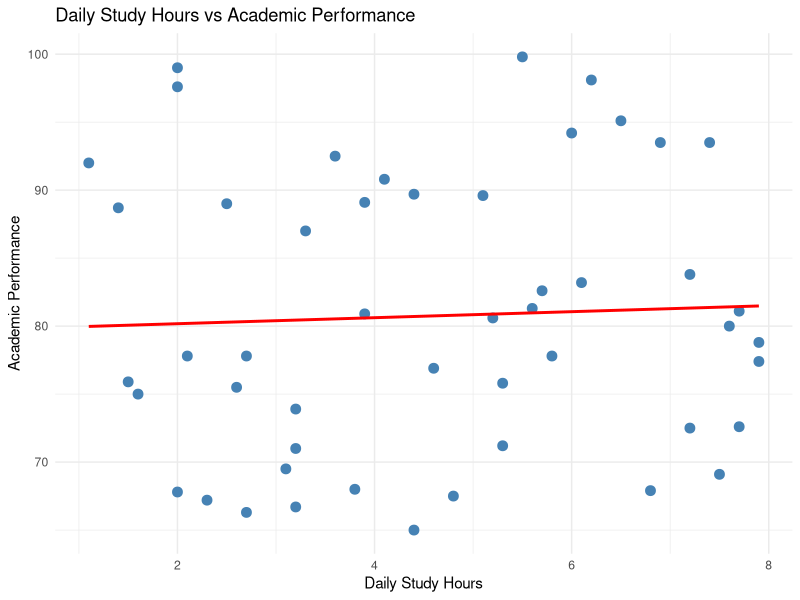
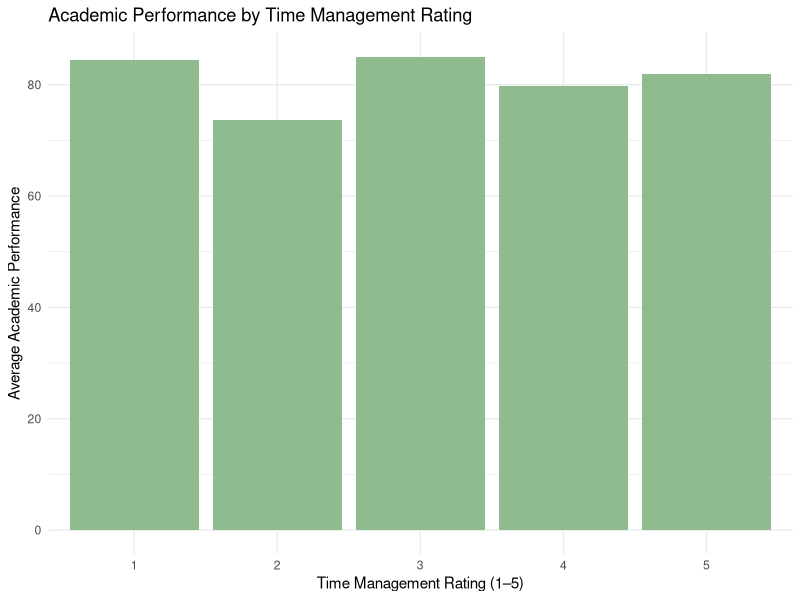
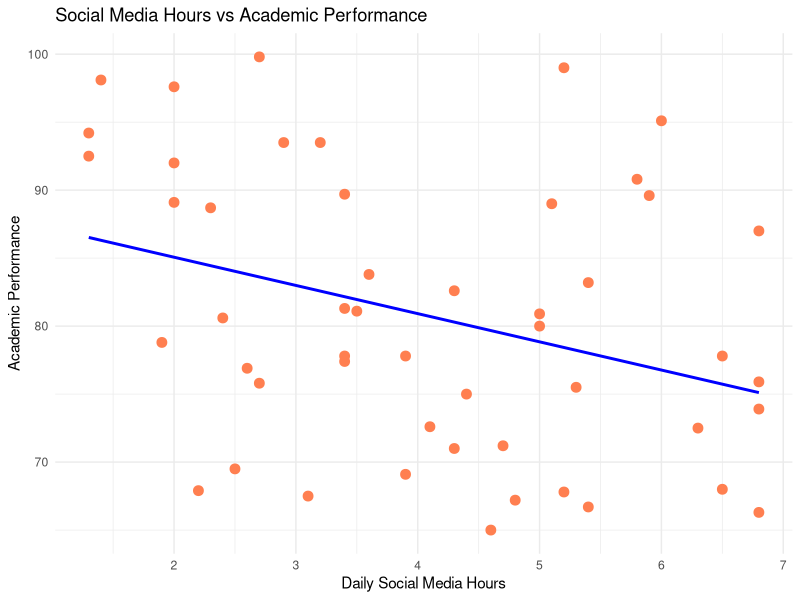
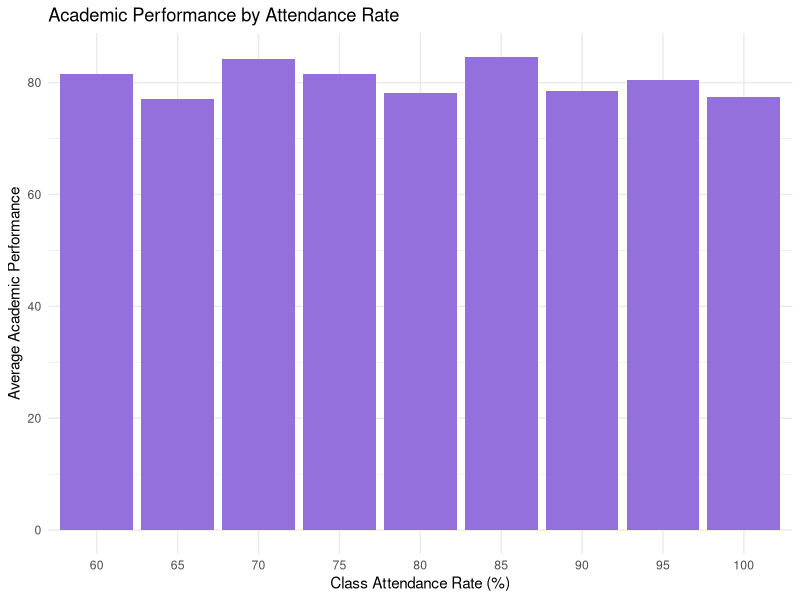
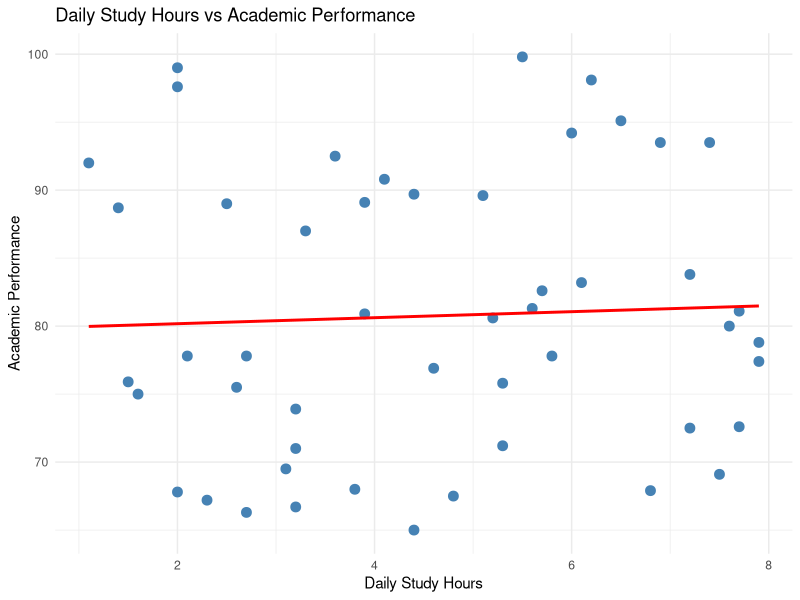
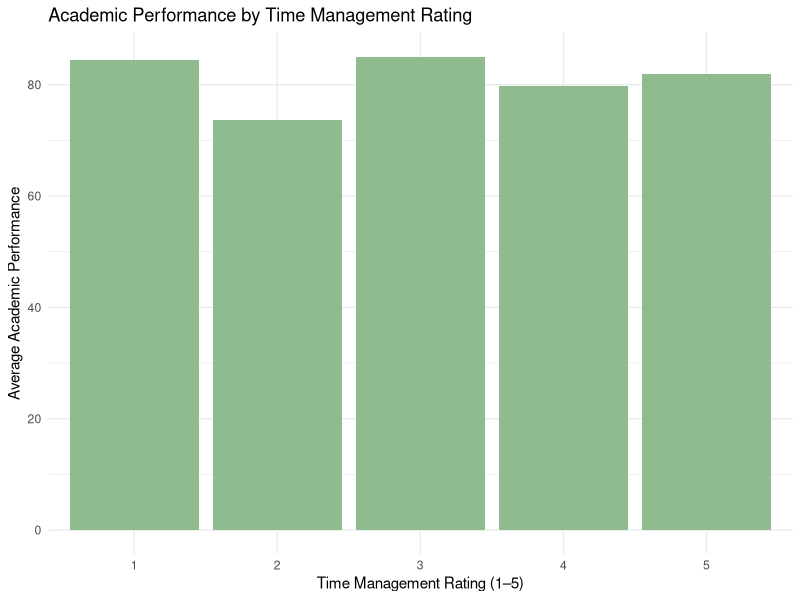
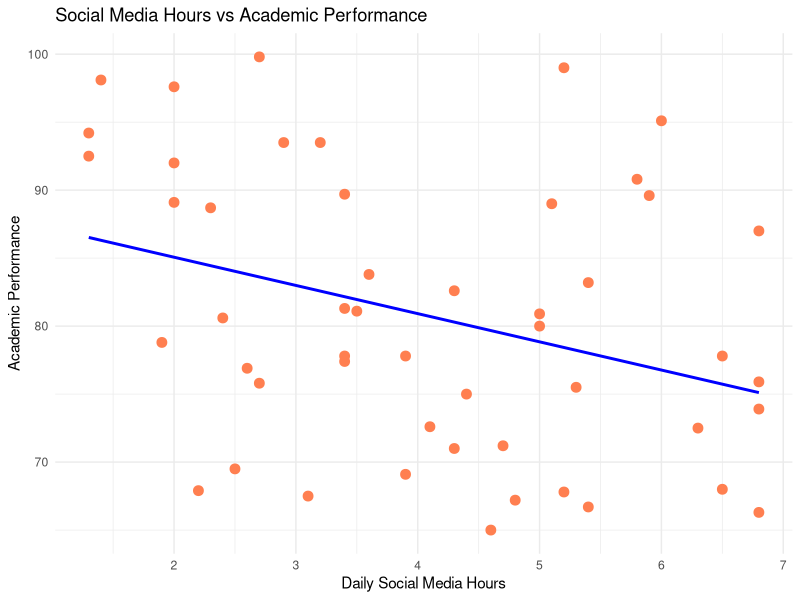
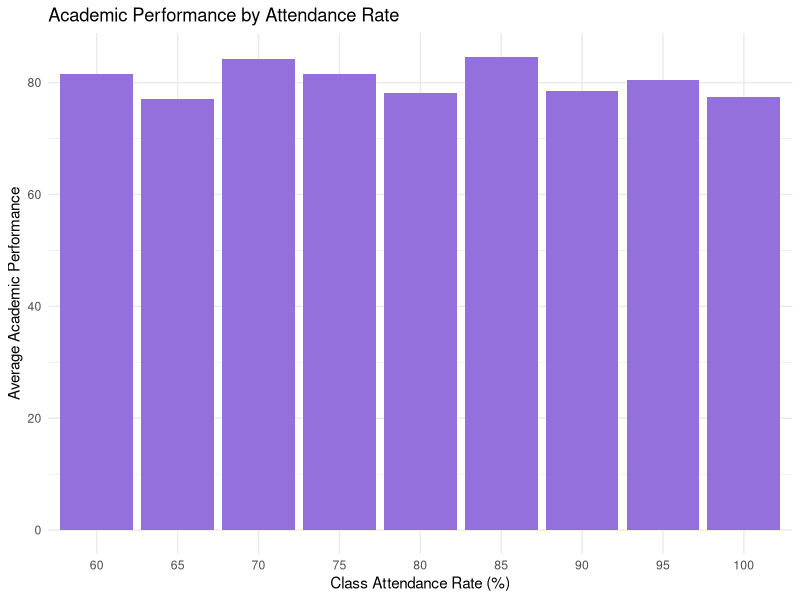

R code for these plots, in order:
library(ggplot2)

# Load dataset
student_data <- read.csv("time_management.csv")

# View dataset
View(student_data)

# SUMMARY STATISTICS

summary_statistics <- data.frame(
  Average_Age = mean(student_data$Age),
  Average_Study_Hours = mean(student_data$Daily_Study_Hours),
  Average_Sleep_Hours = mean(student_data$Sleep_Hours),
  Average_Social_Media_Hours = mean(student_data$Social_Media_Hours),
  Average_Assignment_Completion = mean(student_data$Assignment_Completion_Rate),
  Average_Time_Management_Rating = mean(student_data$Time_Management_Rating),
  Average_Attendance_Rate = mean(student_data$Class_Attendance_Rate),
  Average_Academic_Performance = mean(student_data$Academic_Performance)
)

print(summary_statistics)

# AVERAGE ACADEMIC PERFORMANCE BY GENDER

gender_summary <- aggregate(
  Academic_Performance ~ Gender,
  data = student_data,
  FUN = mean
)

print(gender_summary)


# AVERAGE ACADEMIC PERFORMANCE BY TIME MANAGEMENT RATING

time_management_summary <- aggregate(
  Academic_Performance ~ Time_Management_Rating,
  data = student_data,
  FUN = mean
)

print(time_management_summary)


# AVERAGE ACADEMIC PERFORMANCE BY ATTENDANCE RATE

attendance_summary <- aggregate(
  Academic_Performance ~ Class_Attendance_Rate,
  data = student_data,
  FUN = mean
)

print(attendance_summary)

# CORRELATION ANALYSIS

study_correlation <- cor(
  student_data$Daily_Study_Hours,
  student_data$Academic_Performance
)

sleep_correlation <- cor(
  student_data$Sleep_Hours,
  student_data$Academic_Performance
)

social_media_correlation <- cor(
  student_data$Social_Media_Hours,
  student_data$Academic_Performance
)

time_management_correlation <- cor(
  student_data$Time_Management_Rating,
  student_data$Academic_Performance
)

print(study_correlation)
print(sleep_correlation)
print(social_media_correlation)
print(time_management_correlation)

if (!dir.exists("figures")) {
  dir.create("figures")
}

graph1 <- ggplot(
  student_data,
  aes(x = Daily_Study_Hours, y = Academic_Performance)
) +
  geom_point(color = "steelblue", size = 3) +
  geom_smooth(method = "lm", se = FALSE, color = "red") +
  labs(
    title = "Daily Study Hours vs Academic Performance",
    x = "Daily Study Hours",
    y = "Academic Performance"
  ) +
  theme_minimal()

print(graph1)

ggsave("figures/study_hours_vs_performance.png",
       graph1, width = 8, height = 5)

graph2 <- ggplot(
  time_management_summary,
  aes(x = factor(Time_Management_Rating),
      y = Academic_Performance)
) +
  geom_col(fill = "darkseagreen") +
  labs(
    title = "Academic Performance by Time Management Rating",
    x = "Time Management Rating (1–5)",
    y = "Average Academic Performance"
  ) +
  theme_minimal()

print(graph2)

ggsave("figures/performance_by_time_management.png",
       graph2, width = 8, height = 5)

graph3 <- ggplot(
  student_data,
  aes(x = Social_Media_Hours, y = Academic_Performance)
) +
  geom_point(color = "coral", size = 3) +
  geom_smooth(method = "lm", se = FALSE, color = "blue") +
  labs(
    title = "Social Media Hours vs Academic Performance",
    x = "Daily Social Media Hours",
    y = "Academic Performance"
  ) +
  theme_minimal()

print(graph3)

ggsave("figures/social_media_vs_performance.png",
       graph3, width = 8, height = 5)

graph4 <- ggplot(
  attendance_summary,
  aes(x = factor(Class_Attendance_Rate),
      y = Academic_Performance)
) +
  geom_col(fill = "mediumpurple") +
  labs(
    title = "Academic Performance by Attendance Rate",
    x = "Class Attendance Rate (%)",
    y = "Average Academic Performance"
  ) +
  theme_minimal()

print(graph4)

ggsave("figures/performance_by_attendance.png",
       graph4, width = 8, height = 5)

# SAVE SUMMARY TABLES

write.csv(
  summary_statistics,
  "summary_statistics.csv",
  row.names = FALSE
)

write.csv(
  gender_summary,
  "gender_summary.csv",
  row.names = FALSE
)

write.csv(
  time_management_summary,
  "time_management_summary.csv",
  row.names = FALSE
)

write.csv(
  attendance_summary,
  "attendance_summary.csv",
  row.names = FALSE
)

print("Data analysis and graph generation completed successfully!")
